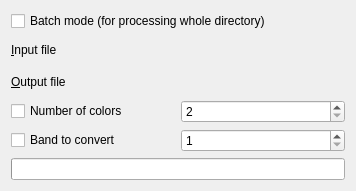
<?xml version="1.0" encoding="UTF-8"?>
<ui version="4.0">
 <class>GdalToolsWidget</class>
 <widget class="QWidget" name="GdalToolsWidget">
  <property name="geometry">
   <rect>
    <x>0</x>
    <y>0</y>
    <width>356</width>
    <height>191</height>
   </rect>
  </property>
  <property name="sizePolicy">
   <sizepolicy hsizetype="Expanding" vsizetype="Preferred">
    <horstretch>0</horstretch>
    <verstretch>0</verstretch>
   </sizepolicy>
  </property>
  <property name="windowTitle">
   <string>Convert RGB image to paletted</string>
  </property>
  <layout class="QVBoxLayout" name="verticalLayout">
   <item>
    <widget class="QCheckBox" name="batchCheck">
     <property name="text">
      <string>Batch mode (for processing whole directory)</string>
     </property>
    </widget>
   </item>
   <item>
    <layout class="QGridLayout" name="gridLayout">
     <item row="0" column="0">
      <widget class="QLabel" name="label">
       <property name="text">
        <string>&amp;Input file</string>
       </property>
       <property name="buddy">
        <cstring>inSelector</cstring>
       </property>
      </widget>
     </item>
     <item row="1" column="0">
      <widget class="QLabel" name="label_2">
       <property name="text">
        <string>&amp;Output file</string>
       </property>
       <property name="buddy">
        <cstring>outSelector</cstring>
       </property>
      </widget>
     </item>
     <item row="2" column="0">
      <widget class="QCheckBox" name="colorsCheck">
       <property name="text">
        <string>Number of colors</string>
       </property>
      </widget>
     </item>
     <item row="2" column="1">
      <widget class="QSpinBox" name="colorsSpin">
       <property name="minimum">
        <number>2</number>
       </property>
       <property name="maximum">
        <number>256</number>
       </property>
      </widget>
     </item>
     <item row="3" column="1">
      <widget class="QSpinBox" name="bandSpin">
       <property name="minimum">
        <number>1</number>
       </property>
       <property name="maximum">
        <number>256</number>
       </property>
      </widget>
     </item>
     <item row="3" column="0">
      <widget class="QCheckBox" name="bandCheck">
       <property name="text">
        <string>Band to convert</string>
       </property>
      </widget>
     </item>
     <item row="0" column="1">
      <widget class="GdalToolsInOutSelector" name="inSelector" native="true"/>
     </item>
     <item row="1" column="1">
      <widget class="GdalToolsInOutSelector" name="outSelector" native="true"/>
     </item>
    </layout>
   </item>
   <item>
    <widget class="QProgressBar" name="progressBar"/>
   </item>
  </layout>
 </widget>
 <customwidgets>
  <customwidget>
   <class>GdalToolsInOutSelector</class>
   <extends>QWidget</extends>
   <header>inOutSelector</header>
   <container>1</container>
  </customwidget>
 </customwidgets>
 <resources/>
 <connections/>
</ui>
